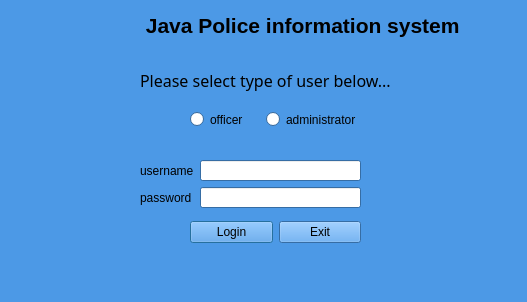
<?xml version="1.0" encoding="UTF-8"?>
<ui version="4.0">
 <class>Login</class>
 <widget class="QDialog" name="Login">
  <property name="geometry">
   <rect>
    <x>0</x>
    <y>0</y>
    <width>527</width>
    <height>302</height>
   </rect>
  </property>
  <property name="palette">
   <palette>
    <active>
     <colorrole role="WindowText">
      <brush brushstyle="SolidPattern">
       <color alpha="255">
        <red>0</red>
        <green>0</green>
        <blue>0</blue>
       </color>
      </brush>
     </colorrole>
     <colorrole role="Button">
      <brush brushstyle="SolidPattern">
       <color alpha="255">
        <red>76</red>
        <green>153</green>
        <blue>230</blue>
       </color>
      </brush>
     </colorrole>
     <colorrole role="Light">
      <brush brushstyle="SolidPattern">
       <color alpha="255">
        <red>174</red>
        <green>215</green>
        <blue>255</blue>
       </color>
      </brush>
     </colorrole>
     <colorrole role="Midlight">
      <brush brushstyle="SolidPattern">
       <color alpha="255">
        <red>125</red>
        <green>184</green>
        <blue>242</blue>
       </color>
      </brush>
     </colorrole>
     <colorrole role="Dark">
      <brush brushstyle="SolidPattern">
       <color alpha="255">
        <red>38</red>
        <green>76</green>
        <blue>115</blue>
       </color>
      </brush>
     </colorrole>
     <colorrole role="Mid">
      <brush brushstyle="SolidPattern">
       <color alpha="255">
        <red>50</red>
        <green>102</green>
        <blue>153</blue>
       </color>
      </brush>
     </colorrole>
     <colorrole role="Text">
      <brush brushstyle="SolidPattern">
       <color alpha="255">
        <red>0</red>
        <green>0</green>
        <blue>0</blue>
       </color>
      </brush>
     </colorrole>
     <colorrole role="BrightText">
      <brush brushstyle="SolidPattern">
       <color alpha="255">
        <red>255</red>
        <green>255</green>
        <blue>255</blue>
       </color>
      </brush>
     </colorrole>
     <colorrole role="ButtonText">
      <brush brushstyle="SolidPattern">
       <color alpha="255">
        <red>0</red>
        <green>0</green>
        <blue>0</blue>
       </color>
      </brush>
     </colorrole>
     <colorrole role="Base">
      <brush brushstyle="SolidPattern">
       <color alpha="255">
        <red>255</red>
        <green>255</green>
        <blue>255</blue>
       </color>
      </brush>
     </colorrole>
     <colorrole role="Window">
      <brush brushstyle="SolidPattern">
       <color alpha="255">
        <red>76</red>
        <green>153</green>
        <blue>230</blue>
       </color>
      </brush>
     </colorrole>
     <colorrole role="Shadow">
      <brush brushstyle="SolidPattern">
       <color alpha="255">
        <red>0</red>
        <green>0</green>
        <blue>0</blue>
       </color>
      </brush>
     </colorrole>
     <colorrole role="AlternateBase">
      <brush brushstyle="SolidPattern">
       <color alpha="255">
        <red>165</red>
        <green>204</green>
        <blue>242</blue>
       </color>
      </brush>
     </colorrole>
     <colorrole role="ToolTipBase">
      <brush brushstyle="SolidPattern">
       <color alpha="255">
        <red>255</red>
        <green>255</green>
        <blue>220</blue>
       </color>
      </brush>
     </colorrole>
     <colorrole role="ToolTipText">
      <brush brushstyle="SolidPattern">
       <color alpha="255">
        <red>0</red>
        <green>0</green>
        <blue>0</blue>
       </color>
      </brush>
     </colorrole>
    </active>
    <inactive>
     <colorrole role="WindowText">
      <brush brushstyle="SolidPattern">
       <color alpha="255">
        <red>0</red>
        <green>0</green>
        <blue>0</blue>
       </color>
      </brush>
     </colorrole>
     <colorrole role="Button">
      <brush brushstyle="SolidPattern">
       <color alpha="255">
        <red>76</red>
        <green>153</green>
        <blue>230</blue>
       </color>
      </brush>
     </colorrole>
     <colorrole role="Light">
      <brush brushstyle="SolidPattern">
       <color alpha="255">
        <red>174</red>
        <green>215</green>
        <blue>255</blue>
       </color>
      </brush>
     </colorrole>
     <colorrole role="Midlight">
      <brush brushstyle="SolidPattern">
       <color alpha="255">
        <red>125</red>
        <green>184</green>
        <blue>242</blue>
       </color>
      </brush>
     </colorrole>
     <colorrole role="Dark">
      <brush brushstyle="SolidPattern">
       <color alpha="255">
        <red>38</red>
        <green>76</green>
        <blue>115</blue>
       </color>
      </brush>
     </colorrole>
     <colorrole role="Mid">
      <brush brushstyle="SolidPattern">
       <color alpha="255">
        <red>50</red>
        <green>102</green>
        <blue>153</blue>
       </color>
      </brush>
     </colorrole>
     <colorrole role="Text">
      <brush brushstyle="SolidPattern">
       <color alpha="255">
        <red>0</red>
        <green>0</green>
        <blue>0</blue>
       </color>
      </brush>
     </colorrole>
     <colorrole role="BrightText">
      <brush brushstyle="SolidPattern">
       <color alpha="255">
        <red>255</red>
        <green>255</green>
        <blue>255</blue>
       </color>
      </brush>
     </colorrole>
     <colorrole role="ButtonText">
      <brush brushstyle="SolidPattern">
       <color alpha="255">
        <red>0</red>
        <green>0</green>
        <blue>0</blue>
       </color>
      </brush>
     </colorrole>
     <colorrole role="Base">
      <brush brushstyle="SolidPattern">
       <color alpha="255">
        <red>255</red>
        <green>255</green>
        <blue>255</blue>
       </color>
      </brush>
     </colorrole>
     <colorrole role="Window">
      <brush brushstyle="SolidPattern">
       <color alpha="255">
        <red>76</red>
        <green>153</green>
        <blue>230</blue>
       </color>
      </brush>
     </colorrole>
     <colorrole role="Shadow">
      <brush brushstyle="SolidPattern">
       <color alpha="255">
        <red>0</red>
        <green>0</green>
        <blue>0</blue>
       </color>
      </brush>
     </colorrole>
     <colorrole role="AlternateBase">
      <brush brushstyle="SolidPattern">
       <color alpha="255">
        <red>165</red>
        <green>204</green>
        <blue>242</blue>
       </color>
      </brush>
     </colorrole>
     <colorrole role="ToolTipBase">
      <brush brushstyle="SolidPattern">
       <color alpha="255">
        <red>255</red>
        <green>255</green>
        <blue>220</blue>
       </color>
      </brush>
     </colorrole>
     <colorrole role="ToolTipText">
      <brush brushstyle="SolidPattern">
       <color alpha="255">
        <red>0</red>
        <green>0</green>
        <blue>0</blue>
       </color>
      </brush>
     </colorrole>
    </inactive>
    <disabled>
     <colorrole role="WindowText">
      <brush brushstyle="SolidPattern">
       <color alpha="255">
        <red>38</red>
        <green>76</green>
        <blue>115</blue>
       </color>
      </brush>
     </colorrole>
     <colorrole role="Button">
      <brush brushstyle="SolidPattern">
       <color alpha="255">
        <red>76</red>
        <green>153</green>
        <blue>230</blue>
       </color>
      </brush>
     </colorrole>
     <colorrole role="Light">
      <brush brushstyle="SolidPattern">
       <color alpha="255">
        <red>174</red>
        <green>215</green>
        <blue>255</blue>
       </color>
      </brush>
     </colorrole>
     <colorrole role="Midlight">
      <brush brushstyle="SolidPattern">
       <color alpha="255">
        <red>125</red>
        <green>184</green>
        <blue>242</blue>
       </color>
      </brush>
     </colorrole>
     <colorrole role="Dark">
      <brush brushstyle="SolidPattern">
       <color alpha="255">
        <red>38</red>
        <green>76</green>
        <blue>115</blue>
       </color>
      </brush>
     </colorrole>
     <colorrole role="Mid">
      <brush brushstyle="SolidPattern">
       <color alpha="255">
        <red>50</red>
        <green>102</green>
        <blue>153</blue>
       </color>
      </brush>
     </colorrole>
     <colorrole role="Text">
      <brush brushstyle="SolidPattern">
       <color alpha="255">
        <red>38</red>
        <green>76</green>
        <blue>115</blue>
       </color>
      </brush>
     </colorrole>
     <colorrole role="BrightText">
      <brush brushstyle="SolidPattern">
       <color alpha="255">
        <red>255</red>
        <green>255</green>
        <blue>255</blue>
       </color>
      </brush>
     </colorrole>
     <colorrole role="ButtonText">
      <brush brushstyle="SolidPattern">
       <color alpha="255">
        <red>38</red>
        <green>76</green>
        <blue>115</blue>
       </color>
      </brush>
     </colorrole>
     <colorrole role="Base">
      <brush brushstyle="SolidPattern">
       <color alpha="255">
        <red>76</red>
        <green>153</green>
        <blue>230</blue>
       </color>
      </brush>
     </colorrole>
     <colorrole role="Window">
      <brush brushstyle="SolidPattern">
       <color alpha="255">
        <red>76</red>
        <green>153</green>
        <blue>230</blue>
       </color>
      </brush>
     </colorrole>
     <colorrole role="Shadow">
      <brush brushstyle="SolidPattern">
       <color alpha="255">
        <red>0</red>
        <green>0</green>
        <blue>0</blue>
       </color>
      </brush>
     </colorrole>
     <colorrole role="AlternateBase">
      <brush brushstyle="SolidPattern">
       <color alpha="255">
        <red>76</red>
        <green>153</green>
        <blue>230</blue>
       </color>
      </brush>
     </colorrole>
     <colorrole role="ToolTipBase">
      <brush brushstyle="SolidPattern">
       <color alpha="255">
        <red>255</red>
        <green>255</green>
        <blue>220</blue>
       </color>
      </brush>
     </colorrole>
     <colorrole role="ToolTipText">
      <brush brushstyle="SolidPattern">
       <color alpha="255">
        <red>0</red>
        <green>0</green>
        <blue>0</blue>
       </color>
      </brush>
     </colorrole>
    </disabled>
   </palette>
  </property>
  <property name="windowTitle">
   <string>Dialog</string>
  </property>
  <widget class="QLabel" name="label_4">
   <property name="geometry">
    <rect>
     <x>140</x>
     <y>70</y>
     <width>271</width>
     <height>21</height>
    </rect>
   </property>
   <property name="font">
    <font>
     <family>MV Boli</family>
     <pointsize>12</pointsize>
    </font>
   </property>
   <property name="text">
    <string>Please select type of user below...</string>
   </property>
  </widget>
  <widget class="QLabel" name="label_3">
   <property name="geometry">
    <rect>
     <x>140</x>
     <y>10</y>
     <width>401</width>
     <height>31</height>
    </rect>
   </property>
   <property name="palette">
    <palette>
     <active>
      <colorrole role="WindowText">
       <brush brushstyle="SolidPattern">
        <color alpha="255">
         <red>0</red>
         <green>0</green>
         <blue>0</blue>
        </color>
       </brush>
      </colorrole>
      <colorrole role="Button">
       <brush brushstyle="SolidPattern">
        <color alpha="255">
         <red>170</red>
         <green>170</green>
         <blue>255</blue>
        </color>
       </brush>
      </colorrole>
      <colorrole role="Light">
       <brush brushstyle="SolidPattern">
        <color alpha="255">
         <red>255</red>
         <green>255</green>
         <blue>255</blue>
        </color>
       </brush>
      </colorrole>
      <colorrole role="Midlight">
       <brush brushstyle="SolidPattern">
        <color alpha="255">
         <red>212</red>
         <green>212</green>
         <blue>255</blue>
        </color>
       </brush>
      </colorrole>
      <colorrole role="Dark">
       <brush brushstyle="SolidPattern">
        <color alpha="255">
         <red>85</red>
         <green>85</green>
         <blue>127</blue>
        </color>
       </brush>
      </colorrole>
      <colorrole role="Mid">
       <brush brushstyle="SolidPattern">
        <color alpha="255">
         <red>113</red>
         <green>113</green>
         <blue>170</blue>
        </color>
       </brush>
      </colorrole>
      <colorrole role="Text">
       <brush brushstyle="SolidPattern">
        <color alpha="255">
         <red>0</red>
         <green>0</green>
         <blue>0</blue>
        </color>
       </brush>
      </colorrole>
      <colorrole role="BrightText">
       <brush brushstyle="SolidPattern">
        <color alpha="255">
         <red>255</red>
         <green>255</green>
         <blue>255</blue>
        </color>
       </brush>
      </colorrole>
      <colorrole role="ButtonText">
       <brush brushstyle="SolidPattern">
        <color alpha="255">
         <red>0</red>
         <green>0</green>
         <blue>0</blue>
        </color>
       </brush>
      </colorrole>
      <colorrole role="Base">
       <brush brushstyle="SolidPattern">
        <color alpha="255">
         <red>255</red>
         <green>255</green>
         <blue>255</blue>
        </color>
       </brush>
      </colorrole>
      <colorrole role="Window">
       <brush brushstyle="SolidPattern">
        <color alpha="255">
         <red>170</red>
         <green>170</green>
         <blue>255</blue>
        </color>
       </brush>
      </colorrole>
      <colorrole role="Shadow">
       <brush brushstyle="SolidPattern">
        <color alpha="255">
         <red>0</red>
         <green>0</green>
         <blue>0</blue>
        </color>
       </brush>
      </colorrole>
      <colorrole role="AlternateBase">
       <brush brushstyle="SolidPattern">
        <color alpha="255">
         <red>212</red>
         <green>212</green>
         <blue>255</blue>
        </color>
       </brush>
      </colorrole>
      <colorrole role="ToolTipBase">
       <brush brushstyle="SolidPattern">
        <color alpha="255">
         <red>255</red>
         <green>255</green>
         <blue>220</blue>
        </color>
       </brush>
      </colorrole>
      <colorrole role="ToolTipText">
       <brush brushstyle="SolidPattern">
        <color alpha="255">
         <red>0</red>
         <green>0</green>
         <blue>0</blue>
        </color>
       </brush>
      </colorrole>
     </active>
     <inactive>
      <colorrole role="WindowText">
       <brush brushstyle="SolidPattern">
        <color alpha="255">
         <red>0</red>
         <green>0</green>
         <blue>0</blue>
        </color>
       </brush>
      </colorrole>
      <colorrole role="Button">
       <brush brushstyle="SolidPattern">
        <color alpha="255">
         <red>170</red>
         <green>170</green>
         <blue>255</blue>
        </color>
       </brush>
      </colorrole>
      <colorrole role="Light">
       <brush brushstyle="SolidPattern">
        <color alpha="255">
         <red>255</red>
         <green>255</green>
         <blue>255</blue>
        </color>
       </brush>
      </colorrole>
      <colorrole role="Midlight">
       <brush brushstyle="SolidPattern">
        <color alpha="255">
         <red>212</red>
         <green>212</green>
         <blue>255</blue>
        </color>
       </brush>
      </colorrole>
      <colorrole role="Dark">
       <brush brushstyle="SolidPattern">
        <color alpha="255">
         <red>85</red>
         <green>85</green>
         <blue>127</blue>
        </color>
       </brush>
      </colorrole>
      <colorrole role="Mid">
       <brush brushstyle="SolidPattern">
        <color alpha="255">
         <red>113</red>
         <green>113</green>
         <blue>170</blue>
        </color>
       </brush>
      </colorrole>
      <colorrole role="Text">
       <brush brushstyle="SolidPattern">
        <color alpha="255">
         <red>0</red>
         <green>0</green>
         <blue>0</blue>
        </color>
       </brush>
      </colorrole>
      <colorrole role="BrightText">
       <brush brushstyle="SolidPattern">
        <color alpha="255">
         <red>255</red>
         <green>255</green>
         <blue>255</blue>
        </color>
       </brush>
      </colorrole>
      <colorrole role="ButtonText">
       <brush brushstyle="SolidPattern">
        <color alpha="255">
         <red>0</red>
         <green>0</green>
         <blue>0</blue>
        </color>
       </brush>
      </colorrole>
      <colorrole role="Base">
       <brush brushstyle="SolidPattern">
        <color alpha="255">
         <red>255</red>
         <green>255</green>
         <blue>255</blue>
        </color>
       </brush>
      </colorrole>
      <colorrole role="Window">
       <brush brushstyle="SolidPattern">
        <color alpha="255">
         <red>170</red>
         <green>170</green>
         <blue>255</blue>
        </color>
       </brush>
      </colorrole>
      <colorrole role="Shadow">
       <brush brushstyle="SolidPattern">
        <color alpha="255">
         <red>0</red>
         <green>0</green>
         <blue>0</blue>
        </color>
       </brush>
      </colorrole>
      <colorrole role="AlternateBase">
       <brush brushstyle="SolidPattern">
        <color alpha="255">
         <red>212</red>
         <green>212</green>
         <blue>255</blue>
        </color>
       </brush>
      </colorrole>
      <colorrole role="ToolTipBase">
       <brush brushstyle="SolidPattern">
        <color alpha="255">
         <red>255</red>
         <green>255</green>
         <blue>220</blue>
        </color>
       </brush>
      </colorrole>
      <colorrole role="ToolTipText">
       <brush brushstyle="SolidPattern">
        <color alpha="255">
         <red>0</red>
         <green>0</green>
         <blue>0</blue>
        </color>
       </brush>
      </colorrole>
     </inactive>
     <disabled>
      <colorrole role="WindowText">
       <brush brushstyle="SolidPattern">
        <color alpha="255">
         <red>85</red>
         <green>85</green>
         <blue>127</blue>
        </color>
       </brush>
      </colorrole>
      <colorrole role="Button">
       <brush brushstyle="SolidPattern">
        <color alpha="255">
         <red>170</red>
         <green>170</green>
         <blue>255</blue>
        </color>
       </brush>
      </colorrole>
      <colorrole role="Light">
       <brush brushstyle="SolidPattern">
        <color alpha="255">
         <red>255</red>
         <green>255</green>
         <blue>255</blue>
        </color>
       </brush>
      </colorrole>
      <colorrole role="Midlight">
       <brush brushstyle="SolidPattern">
        <color alpha="255">
         <red>212</red>
         <green>212</green>
         <blue>255</blue>
        </color>
       </brush>
      </colorrole>
      <colorrole role="Dark">
       <brush brushstyle="SolidPattern">
        <color alpha="255">
         <red>85</red>
         <green>85</green>
         <blue>127</blue>
        </color>
       </brush>
      </colorrole>
      <colorrole role="Mid">
       <brush brushstyle="SolidPattern">
        <color alpha="255">
         <red>113</red>
         <green>113</green>
         <blue>170</blue>
        </color>
       </brush>
      </colorrole>
      <colorrole role="Text">
       <brush brushstyle="SolidPattern">
        <color alpha="255">
         <red>85</red>
         <green>85</green>
         <blue>127</blue>
        </color>
       </brush>
      </colorrole>
      <colorrole role="BrightText">
       <brush brushstyle="SolidPattern">
        <color alpha="255">
         <red>255</red>
         <green>255</green>
         <blue>255</blue>
        </color>
       </brush>
      </colorrole>
      <colorrole role="ButtonText">
       <brush brushstyle="SolidPattern">
        <color alpha="255">
         <red>85</red>
         <green>85</green>
         <blue>127</blue>
        </color>
       </brush>
      </colorrole>
      <colorrole role="Base">
       <brush brushstyle="SolidPattern">
        <color alpha="255">
         <red>170</red>
         <green>170</green>
         <blue>255</blue>
        </color>
       </brush>
      </colorrole>
      <colorrole role="Window">
       <brush brushstyle="SolidPattern">
        <color alpha="255">
         <red>170</red>
         <green>170</green>
         <blue>255</blue>
        </color>
       </brush>
      </colorrole>
      <colorrole role="Shadow">
       <brush brushstyle="SolidPattern">
        <color alpha="255">
         <red>0</red>
         <green>0</green>
         <blue>0</blue>
        </color>
       </brush>
      </colorrole>
      <colorrole role="AlternateBase">
       <brush brushstyle="SolidPattern">
        <color alpha="255">
         <red>170</red>
         <green>170</green>
         <blue>255</blue>
        </color>
       </brush>
      </colorrole>
      <colorrole role="ToolTipBase">
       <brush brushstyle="SolidPattern">
        <color alpha="255">
         <red>255</red>
         <green>255</green>
         <blue>220</blue>
        </color>
       </brush>
      </colorrole>
      <colorrole role="ToolTipText">
       <brush brushstyle="SolidPattern">
        <color alpha="255">
         <red>0</red>
         <green>0</green>
         <blue>0</blue>
        </color>
       </brush>
      </colorrole>
     </disabled>
    </palette>
   </property>
   <property name="font">
    <font>
     <pointsize>16</pointsize>
     <weight>75</weight>
     <bold>true</bold>
    </font>
   </property>
   <property name="text">
    <string> Java Police information system</string>
   </property>
  </widget>
  <widget class="QWidget" name="layoutWidget">
   <property name="geometry">
    <rect>
     <x>140</x>
     <y>160</y>
     <width>221</width>
     <height>48</height>
    </rect>
   </property>
   <layout class="QGridLayout" name="gridLayout">
    <item row="0" column="0">
     <widget class="QLabel" name="label">
      <property name="text">
       <string>username</string>
      </property>
     </widget>
    </item>
    <item row="0" column="1">
     <widget class="QLineEdit" name="userName_edit"/>
    </item>
    <item row="1" column="0">
     <widget class="QLabel" name="label_2">
      <property name="text">
       <string>password</string>
      </property>
     </widget>
    </item>
    <item row="1" column="1">
     <widget class="QLineEdit" name="password_edit">
      <property name="echoMode">
       <enum>QLineEdit::Password</enum>
      </property>
     </widget>
    </item>
   </layout>
  </widget>
  <widget class="QWidget" name="layoutWidget_2">
   <property name="geometry">
    <rect>
     <x>190</x>
     <y>110</y>
     <width>171</width>
     <height>19</height>
    </rect>
   </property>
   <layout class="QHBoxLayout" name="horizontalLayout_2">
    <item>
     <widget class="QRadioButton" name="radioButton">
      <property name="text">
       <string>officer</string>
      </property>
     </widget>
    </item>
    <item>
     <widget class="QRadioButton" name="radioButton_2">
      <property name="text">
       <string>administrator</string>
      </property>
     </widget>
    </item>
   </layout>
  </widget>
  <widget class="QWidget" name="layoutWidget_3">
   <property name="geometry">
    <rect>
     <x>190</x>
     <y>220</y>
     <width>171</width>
     <height>25</height>
    </rect>
   </property>
   <layout class="QHBoxLayout" name="horizontalLayout">
    <item>
     <widget class="QPushButton" name="pushButton">
      <property name="text">
       <string>Login</string>
      </property>
     </widget>
    </item>
    <item>
     <widget class="QPushButton" name="pushButton_2">
      <property name="text">
       <string>Exit</string>
      </property>
     </widget>
    </item>
   </layout>
  </widget>
 </widget>
 <resources/>
 <connections/>
</ui>
